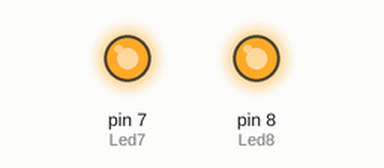
Bench run of a sketch on a simulated Arduino Uno, built with avr-gcc and run on an emulated ATmega328P. Parts: output pins drawn as LEDs (lit = HIGH).

Above: at 0.1 s.
Timing chart, 0 to 1.6 s (numbered marks = the images above):
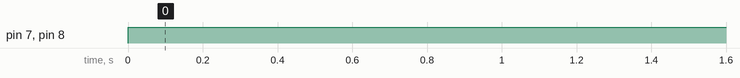

Measured:
- by itself, pin 7 (Led7), pin 8 (Led8): LOW → HIGH at 0.00 s

The sketch:

1-2.ino
```cpp
/*Programar o Arduino para acender os LED’s conectados aos
pinos 7 e 8.*/
#define Led7 7
#define Led8 8
void setup(){
  pinMode(Led7,OUTPUT);
  pinMode(Led8,OUTPUT);
}
void loop(){
  digitalWrite(Led7,true);
  digitalWrite(Led8,true);
}
```
